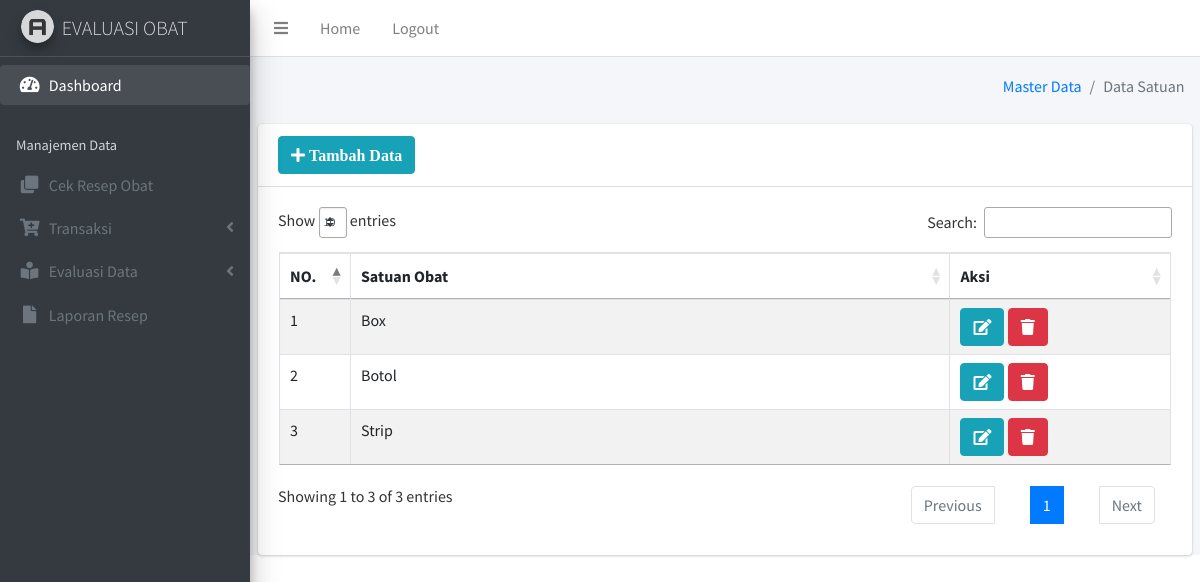
Screenshot of /satuan.php (signed in) with the database file from the repository.
### tables this page shows
CREATE TABLE `satuan` (
  `id_satuan` int(11) NOT NULL,
  `satuan` varchar(50) NOT NULL
);

### koneksi.php (called while the page is built, shortened)
<?php
$conn = mysqli_connect('localhost','root','','evaluasi_obat');
function query($query){
    global $conn;
    $r = mysqli_query($conn,$query);
    $rows = [];
    while ($row = mysqli_fetch_assoc($r)) {
        $rows[] = $row;
    }
    return $rows;
}

### satuan.php (the view, shortened to what this page needs)
<?php
  include("layout/header.php");
  include("layout/navbar.php");
  include("layout/sidebar.php");
 $satuan = query("SELECT * FROM satuan")
?>
  <div class="content-wrapper">
    <div class="content-header">
      <div class="container-fluid">
        <div class="row mb-2">
          <div class="col-sm-6">
          </div>
          <div class="col-sm-6">
            <ol class="breadcrumb float-sm-right">
              <li class="breadcrumb-item"><a href="#">Master Data</a></li>
              <li class="breadcrumb-item active">Data Satuan</li>
            </ol>
          </div>
        </div>
      </div>
    </div>
    <section class="content">
    <div class="card">
        <div class="card-header">
        <a href="tambahsatuan.php" class="btn btn-info" ><i class="fa fa-plus"> Tambah Data</i></a>
        </div>
            <div class="card-body">
              <table id="obat" class="table table-bordered table-striped">
                <thead>
                <tr>
                  <th>NO.</th>
                  <th>Satuan Obat</th>
                  <th>Aksi</th>
                </tr>
                </thead>
                <tbody>
                  <?php $i = 1; ?>
                  <?php foreach ($satuan as $key) : ?>
                <tr>
                  <td width="50px"><?= $i; ?></td>
                  <td><?= $key["satuan"]; ?></td>
                  <td  width="200px">
                  <a href="editsatuan.php?id=<?= $key["id_satuan"];?>" class="btn btn-info" style="
    float: center;"><i class="fa fa-edit"></i></a>
                  <a href="hapussatuan.php?id=<?= $key["id_satuan"] ?>" class="btn btn-danger" onclick="return confirm('Hapus data?')" style="
                float: center;"><i class="fa fa-trash"></i></a></td>
                </tr>
                <?php $i++; ?>
                <?php endforeach ?>
              </table>
            </div>
          </div>
    </section>
  </div>
</body>
</html>

### rows the page displays
satuan: satuan "Box"
satuan: satuan "Botol"
satuan: satuan "Strip"
